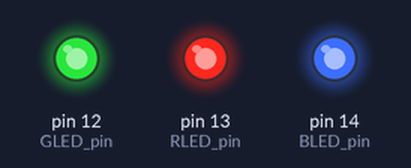
This sketch was run on a simulated Arduino Uno, built with avr-gcc and run on an emulated ATmega328P. Shown: output pins drawn as LEDs (lit = HIGH).

Above: at 0.19 s.
At 4.4 s:
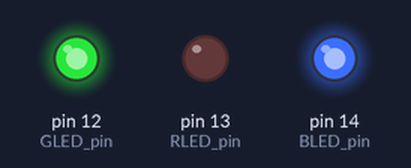
At 9.39 s:
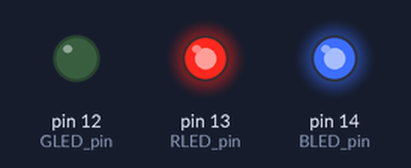
At 17.72 s:
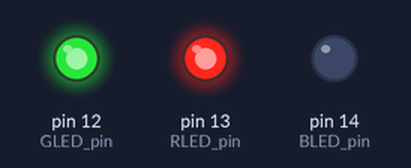
At 28.73 s:
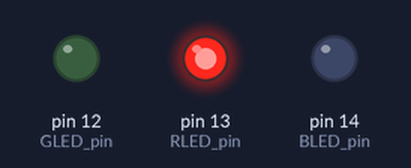
At 36.21 s:
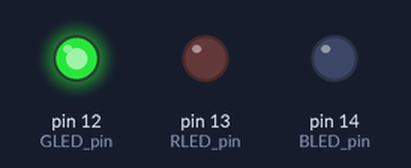
Timing chart, 0 to 36.5 s (numbered marks = the images above):
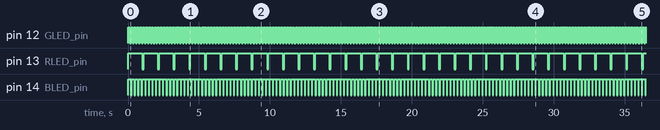

The sketch:

Challenge1BlinkLED.ino
```cpp
// Specify the LED pin
const int RLED_pin = 13;
const int BLED_pin = 14;
const int GLED_pin = 12;

// Initialize time for LED
unsigned long rbefore_time = millis();
unsigned long bbefore_time = millis();
unsigned long gbefore_time = millis();

// How long the LED stays on or off for each color
int rperiod;
int bperiod;
int gperiod;

// red times
int ron_period = 1000;
int roff_period = 100;

//blue times
int bon_period = 200;
int boff_period = 50;

//green times
int gon_period = 20;
int goff_period = 10;

// Start LED logic as “OFF”
int RLED = LOW;
int BLED = LOW;
int GLED = LOW;

void setup() {
  // Setup the LED for output
  pinMode(RLED_pin, OUTPUT);
  pinMode(BLED_pin, OUTPUT);
  pinMode(GLED_pin, OUTPUT);
}

void loop() {
  // Get the current time every time we loop
  unsigned long now_time = millis();

  // Check if enough time has elapsed and updates the LED logic state for each color
  // Also change the period for different durations of ON/OFF times
  if (now_time - rbefore_time >= rperiod){ //RED LED
    rbefore_time = millis(); //update before time

    if (RLED == LOW) {
      RLED = HIGH;
      rperiod = ron_period;
    }
    else {
      RLED = LOW;
      rperiod = roff_period;
    }
  }

  if (now_time - bbefore_time >= bperiod){ //Blue LED
    bbefore_time = millis(); //update before time
        if (BLED == LOW) {
      BLED = HIGH;
      bperiod = bon_period;
    }
    else {
      BLED = LOW;
      bperiod = boff_period;
    }
    }
    if (now_time - gbefore_time >= gperiod){ //Green LED
    gbefore_time = millis(); //update before time

      if (GLED == LOW) {
      GLED = HIGH;
      gperiod = gon_period;
    }
    else {
      GLED = LOW;
      gperiod = goff_period;
    }
  }
  //Set values of all LEDs
  digitalWrite(RLED_pin, RLED);
  digitalWrite(BLED_pin, BLED);
  digitalWrite(GLED_pin, GLED);
}
```

Measured:
- by itself, pin 12 (GLED_pin): alternates HIGH for 0.02 s and LOW for 0.01 s
- by itself, pin 13 (RLED_pin): alternates HIGH for 1.0 s and LOW for 0.10 s
- by itself, pin 14 (BLED_pin): alternates HIGH for 0.20 s and LOW for 0.05 s
